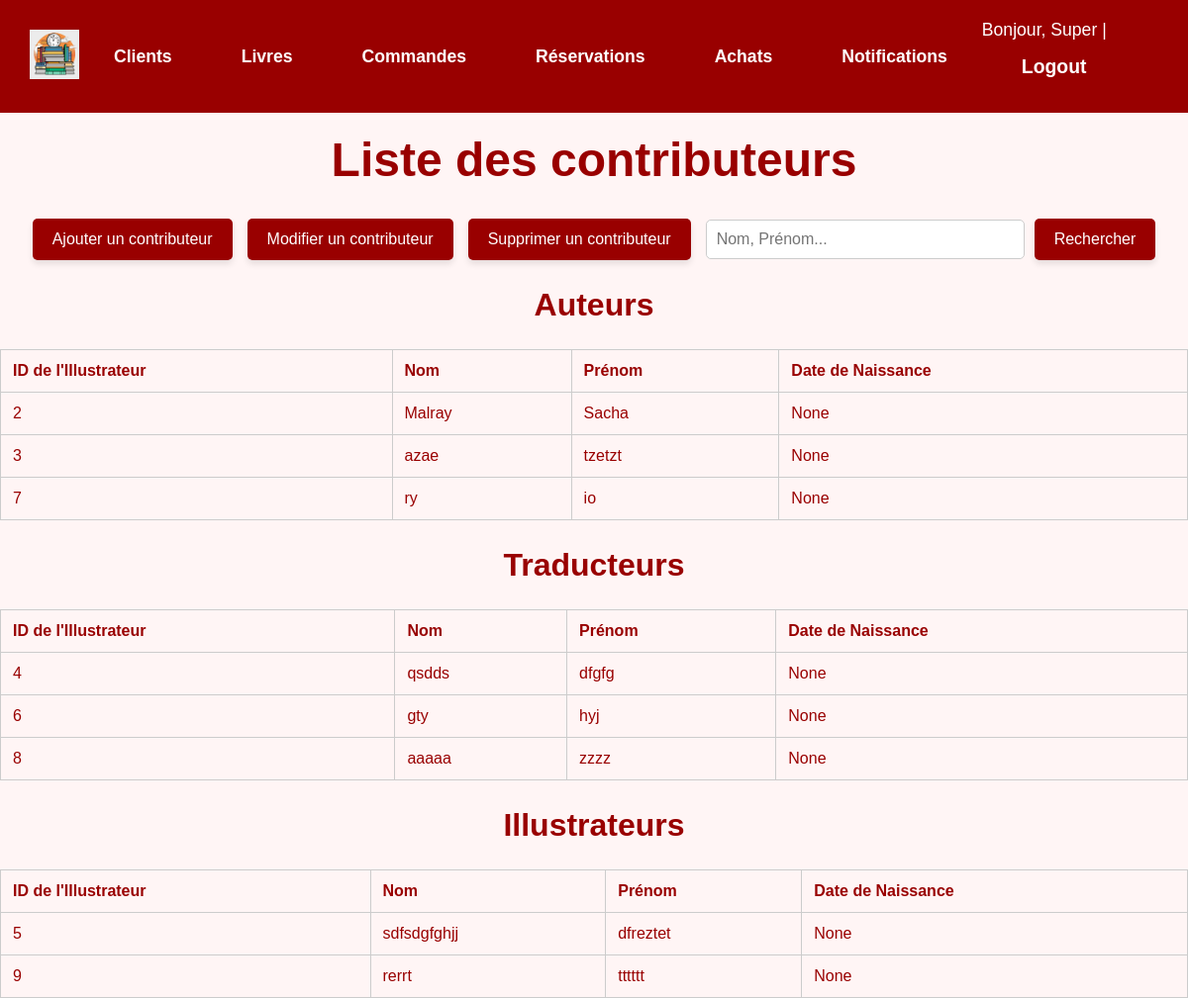
The app's page /contributeurs/ (signed in), older data.
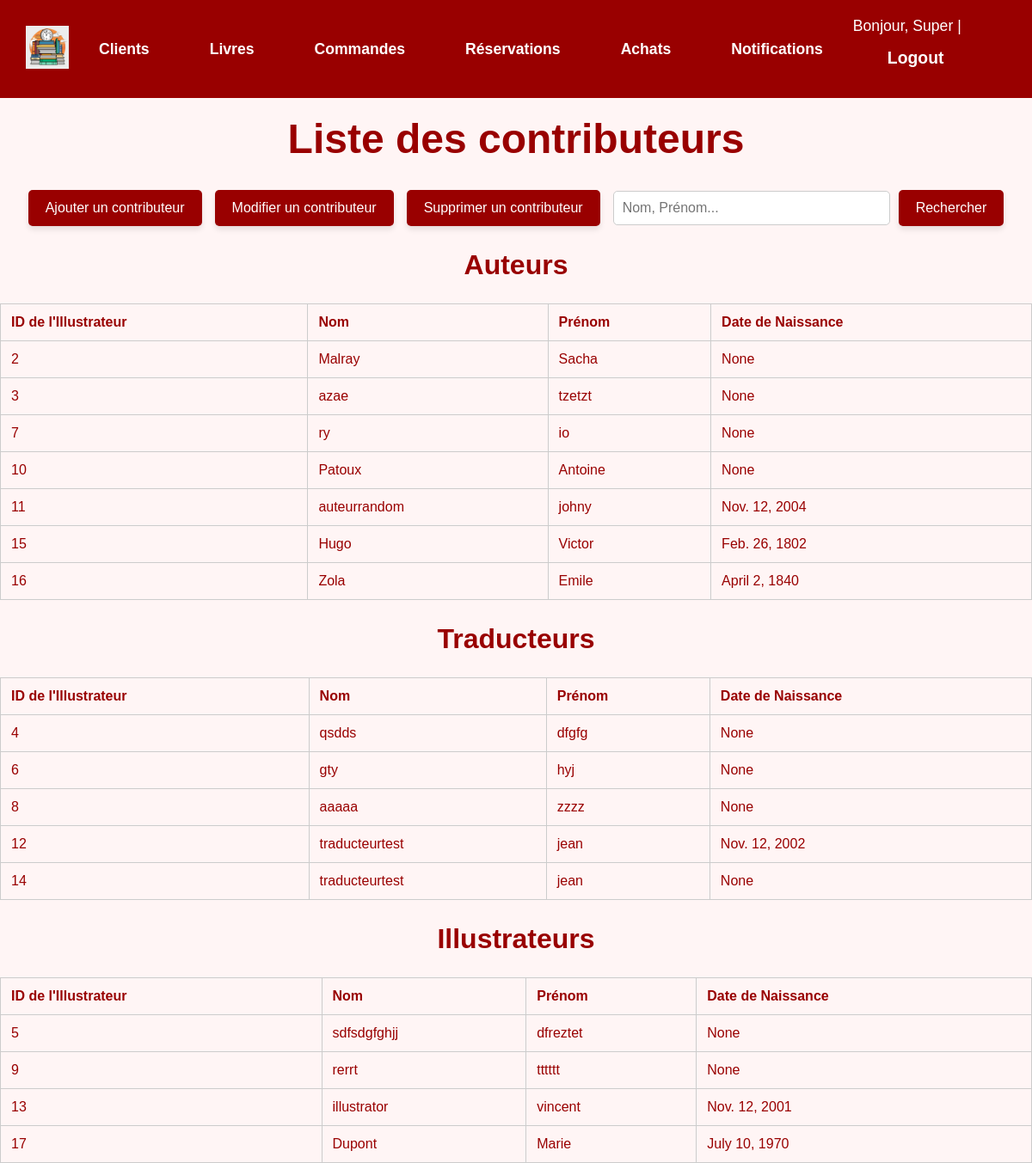
The same page, newer data.
### gui/models.py (models this page shows, shortened)
class Contributeur(models.Model):
    TYPE_CHOICES = [
        ('Auteur', 'Auteur'),
        ('Traducteur', 'Traducteur'),
        ('Illustrateur', 'Illustrateur'),
    ]
    type = models.CharField(max_length=20, choices=TYPE_CHOICES)
    nom = models.CharField(max_length=100)
    prenom = models.CharField(max_length=100)
    date_naissance = models.DateField(blank=True, null=True)
    class Meta:
        db_table = 'Contributeur'

### gui/views.py (the view)
# urls.py: path('contributeurs/', ContributeurList.as_view(), name='contributeurs_list'),
class ContributeurList(StaffRequiredMixin,ListView):
    model = Contributeur
    template_name = 'gui/lister_contributeurs.html'
    def get_queryset(self):
        sort_by = self.request.GET.get('sort_by', 'id')  # Par défaut : tri par 'nom'
        order = self.request.GET.get('order', 'asc')  # Par défaut : ordre ascendant
        sort_prefix = '' if order == 'asc' else '-'
        sorting_options = {
            'id':'id',
            'nom': 'nom',
            'prenom': 'prenom',
        }
        queryset = super().get_queryset()
        if sort_by in sorting_options:
            queryset = queryset.order_by(f"{sort_prefix}{sorting_options[sort_by]}")
        return queryset
    def get_context_data(self, **kwargs):
        context = super().get_context_data(**kwargs)
        auteurs = Contributeur.objects.filter(type='Auteur')
        traducteurs = Contributeur.objects.filter(type='Traducteur')
        illustrateurs = Contributeur.objects.filter(type='Illustrateur')
        sort_by = self.request.GET.get('sort_by', 'id')
        order = self.request.GET.get('order', 'asc')
        sort_prefix = '' if order == 'asc' else '-'
        auteurs = auteurs.order_by(f"{sort_prefix}{sort_by}")
        traducteurs = traducteurs.order_by(f"{sort_prefix}{sort_by}")
        illustrateurs = illustrateurs.order_by(f"{sort_prefix}{sort_by}")
        context['auteurs'] = auteurs
        context['traducteurs'] = traducteurs
        context['illustrateurs'] = illustrateurs
        return context

### gui/views.py (called while the page is built)
    def test_func(self):
        return self.request.user.is_staff

### templates/gui/lister_contributeurs.html (shortened to what the changed rows need)
<!DOCTYPE html>
<html lang="fr">
<head>
</head>
<body>
    <h1 style="color: #990000; text-align: center; font-size: 3em; margin-top: 20px;">Liste des contributeurs</h1>
    <h2 style="color: #990000; text-align: center; font-size: 2em;">Auteurs</h2>
    <table>
        <thead>
            <tr>
                <th><a href="?sort_by=id&order={% if request.GET.order == 'asc' %}desc{% else %}asc{% endif %}">ID de l'Illustrateur</a></th>
                <th><a href="?sort_by=nom&order={% if request.GET.sort_by == 'nom' and request.GET.order == 'asc' %}desc{% else %}asc{% endif %}">Nom</a></th>
                <th><a href="?sort_by=prenom&order={% if request.GET.sort_by == 'prenom' and request.GET.order == 'asc' %}desc{% else %}asc{% endif %}">Prénom</a></th>
                <th><a href="?sort_by=date_naissance&order={% if request.GET.sort_by == 'date_naissance' and request.GET.order == 'asc' %}desc{% else %}asc{% endif %}">Date de Naissance</a></th>
            </tr>
        </thead>
        <tbody>
            {% for contributeur in auteurs %}
                <tr>
                    <td>{{ contributeur.id }}</td>
                    <td>{{ contributeur.nom }}</td>
                    <td>{{ contributeur.prenom }}</td>
                    <td>{{ contributeur.date_naissance }}</td>
                </tr>
            {% endfor %}
        </tbody>
    </table>
<h2 style="color: #990000; text-align: center; font-size: 2em;">Traducteurs</h2>
    <table>
        <thead>
            <tr>
                <th><a href="?sort_by=id&order={% if request.GET.order == 'asc' %}desc{% else %}asc{% endif %}">ID de l'Illustrateur</a></th>
                <th><a href="?sort_by=nom&order={% if request.GET.sort_by == 'nom' and request.GET.order == 'asc' %}desc{% else %}asc{% endif %}">Nom</a></th>
                <th><a href="?sort_by=prenom&order={% if request.GET.sort_by == 'prenom' and request.GET.order == 'asc' %}desc{% else %}asc{% endif %}">Prénom</a></th>
                <th><a href="?sort_by=date_naissance&order={% if request.GET.sort_by == 'date_naissance' and request.GET.order == 'asc' %}desc{% else %}asc{% endif %}">Date de Naissance</a></th>
            </tr>
        </thead>
        <tbody>
            {% for contributeur in traducteurs %}
                <tr>
                    <td>{{ contributeur.id }}</td>
                    <td>{{ contributeur.nom }}</td>
                    <td>{{ contributeur.prenom }}</td>
                    <td>{{ contributeur.date_naissance }}</td>
                </tr>
            {% endfor %}
        </tbody>
    </table>
<h2 style="color: #990000; text-align: center; font-size: 2em;">Illustrateurs</h2>
    <table>
        <thead>
            <tr>
                <th><a href="?sort_by=id&order={% if request.GET.order == 'asc' %}desc{% else %}asc{% endif %}">ID de l'Illustrateur</a></th>
                <th><a href="?sort_by=nom&order={% if request.GET.sort_by == 'nom' and request.GET.order == 'asc' %}desc{% else %}asc{% endif %}">Nom</a></th>
                <th><a href="?sort_by=prenom&order={% if request.GET.sort_by == 'prenom' and request.GET.order == 'asc' %}desc{% else %}asc{% endif %}">Prénom</a></th>
                <th><a href="?sort_by=date_naissance&order={% if request.GET.sort_by == 'date_naissance' and request.GET.order == 'asc' %}desc{% else %}asc{% endif %}">Date de Naissance</a></th>
            </tr>
        </thead>
        <tbody>
            {% for contributeur in illustrateurs %}
                <tr>
                    <td>{{ contributeur.id }}</td>
                    <td>{{ contributeur.nom }}</td>
                    <td>{{ contributeur.prenom }}</td>
                    <td>{{ contributeur.date_naissance }}</td>
                </tr>
            {% endfor %}
        </tbody>
    </table>
</body>
</html>

Row changes from the older to the newer data that the page shows:
added Contributeur: id "10", nom "Patoux", prenom "Antoine", date_naissance "None", shown under "Auteurs"
added Contributeur: id "11", nom "auteurrandom", prenom "johny", date_naissance "Nov. 12, 2004", shown under "Auteurs"
added Contributeur: id "15", nom "Hugo", prenom "Victor", date_naissance "Feb. 26, 1802", shown under "Auteurs"
added Contributeur: id "16", nom "Zola", prenom "Emile", date_naissance "April 2, 1840", shown under "Auteurs"
added Contributeur: id "12", nom "traducteurtest", prenom "jean", date_naissance "Nov. 12, 2002", shown under "Traducteurs"
added Contributeur: id "14", nom "traducteurtest", prenom "jean", date_naissance "None", shown under "Traducteurs"
added Contributeur: id "13", nom "illustrator", prenom "vincent", date_naissance "Nov. 12, 2001", shown under "Illustrateurs"
added Contributeur: id "17", nom "Dupont", prenom "Marie", date_naissance "July 10, 1970", shown under "Illustrateurs"
